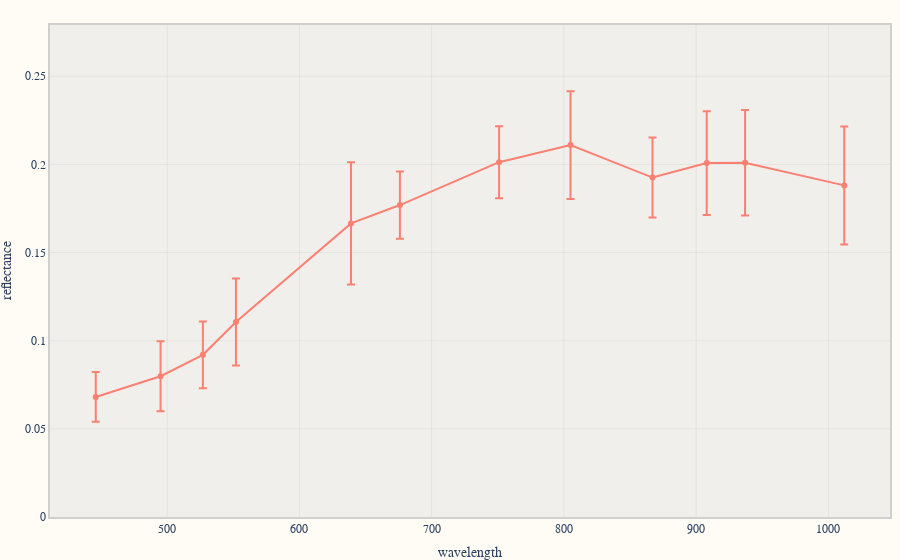

The cell this chart's notebook holds for it:
### Code cell
%%time
fig = go.Figure(
    layout= {
        **GRAPH_DISPLAY_DEFAULTS,
        'xaxis': AXIS_DISPLAY_DEFAULTS | {"title_text": "wavelength"},
        'yaxis': AXIS_DISPLAY_DEFAULTS | {
            "title_text": "reflectance",
            "range": [0, min(y_axis) + max(y_axis)]
        },
    }
)
scatter = go.Scatter(
        x=x_axis,
        y=y_axis,
        mode="lines+markers",
        text=text,
        line={"color": spectrum.roi_hex_code()},
        error_y={"array": y_error, "visible": show_error},
    )
fig.add_trace(scatter)

### Figure 1 — Plotly figure (JSON) as saved in the notebook; plotly's stock layout.template omitted (floating-point values rounded to 4 significant figures)
{"data": [{"error_y": {"array": [0.01415, 0.01989, 0.01892, 0.02468, 0.03472, 0.01904, 0.02044, 0.03059, 0.02266, 0.02938, 0.02994, 0.03346], "visible": true}, "line": {"color": "#fa8072"}, "mode": "lines+markers", "text": ["L2_R2, 446", "L0B_R0B, 495", "L1_R1, 527", "R0G_L0G, 552", "R0R_L0R, 639", "L4, 676", "L3, 751", "R3, 805", "L5, 867", "R4, 908", "R5, 937", "L6_R6, 1012"], "type": "scatter", "x": [446, 495, 527, 552, 639, 676, 751, 805, 867, 908, 937, 1012], "y": [0.0681, 0.07983, 0.09198, 0.1106, 0.1665, 0.1769, 0.2013, 0.211, 0.1925, 0.2007, 0.201, 0.1881]}], "layout": {"margin": {"b": 0, "l": 10, "r": 10, "t": 25}, "paper_bgcolor": "rgba(254,252,245,1)", "plot_bgcolor": "rgba(0,0,50,0.05)", "xaxis": {"gridcolor": "rgba(0,0,50,0.05)", "linecolor": "rgba(0,0,25,0.18)", "linewidth": 2, "mirror": true, "showgrid": true, "showline": true, "spikecolor": "rgba(0,0,25,0.18)", "tickcolor": "rgba(36,28,1,1)", "tickfont": {"family": "Fira Mono"}, "title": {"font": {"family": "Fira Mono"}, "text": "wavelength"}, "zerolinecolor": "rgba(0,0,25,0.18)"}, "yaxis": {"gridcolor": "rgba(0,0,50,0.05)", "linecolor": "rgba(0,0,25,0.18)", "linewidth": 2, "mirror": true, "range": [0, 0.2791], "showgrid": true, "showline": true, "spikecolor": "rgba(0,0,25,0.18)", "tickcolor": "rgba(36,28,1,1)", "tickfont": {"family": "Fira Mono"}, "title": {"font": {"family": "Fira Mono"}, "text": "reflectance"}, "zerolinecolor": "rgba(0,0,25,0.18)"}}}
